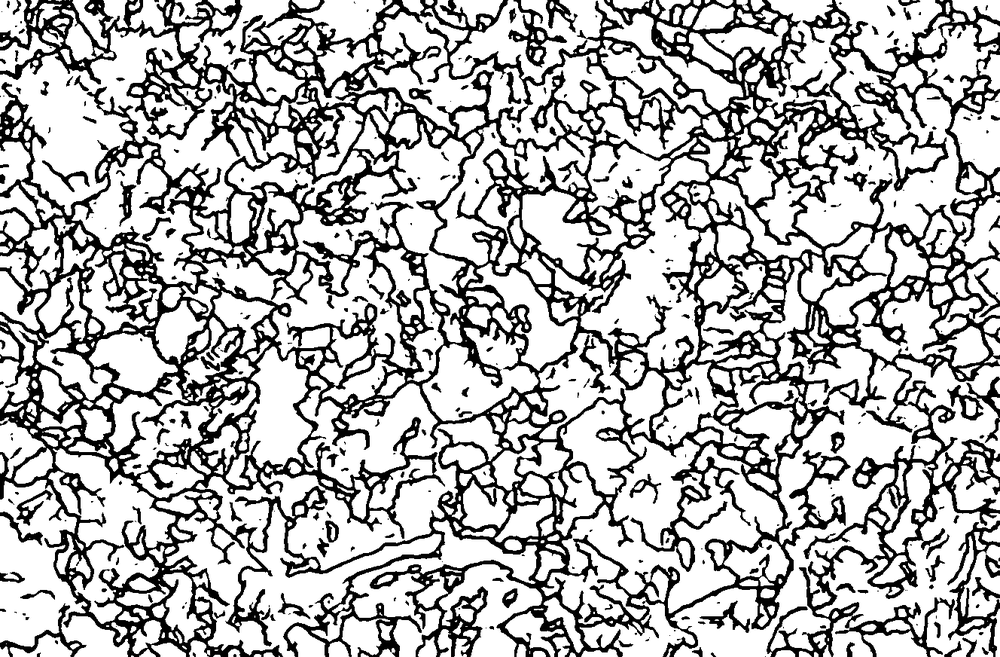
#> input picture Data/clemex_full_predictions/10.png, 1000 x 657 px, shrunk from 1328 x 872 before the run
$ python non_overlapping_crops.py --image_dir Data/clemex_full_predictions --output_dir out --gt_image_dir Data/clemex_full_predictions
#> lines starting #> are read from the running program, lines starting #| are printed output that depends on the picture
import cv2
import os
from collections import defaultdict
import argparse

def extract_info_from_filename(filename):
    #Extract model name and coordinates from the filename
    try:
        parts = filename.split('-')
        modelname = parts[0]
        x = int(parts[1])
        y = int(parts[2])
        dx = int(parts[3])
        dy = int(parts[4].split('.')[0])
        return modelname, x, y, dx, dy
    except Exception as e:
        print(f"Error parsing filename {filename}: {e}")
        return None, None, None, None, None

def parse_gt_files(gt_image_dir):
    # Parse ground truth files to extract zones
#> called with gt_image_dir = 'Data/clemex_full_predictions'
    gt_zones = defaultdict(set)
    gt_files = [f for f in os.listdir(gt_image_dir) if f.endswith('.png')]
    for f in gt_files:
        modelname, x, y, dx, dy = extract_info_from_filename(f)
        if None not in (modelname, x, y, dx, dy):
            gt_zones[modelname].add((x, y))
    return gt_zones

def x_y_in_gt(x, y, delta, gt_zones, modelname):
    #Check if the given coordinates overlap with ground truth zones.
    for (x_gt, y_gt) in gt_zones[modelname]:
        if (x <= x_gt <= x + delta) and (y <= y_gt <= y + delta):
            return True
    return False

def crop_images(image_dir, output_dir, zone_size=(256, 256), gt_image_dir='/Users/inbal/Desktop/Metallography_2/MLography/Segmentation/unet/data/squares_128/train/inv_label'):
    #Crop images into smaller zones while avoiding specified ground truth zones.
    if not os.path.exists(output_dir):
        os.makedirs(output_dir)

    # Parse ground truth files
    gt_zones = parse_gt_files(gt_image_dir)

    # List all files in the directory
    files = [f for f in os.listdir(image_dir) if f.endswith('.png')]
    print(f"Total files found: {len(files)}")

    crop_counts = defaultdict(int)

    for filename in files:
        img_path = os.path.join(image_dir, filename)
        img = cv2.imread(img_path)
#> img is the input picture: shape (657, 1000, 3); min 0, max 255, mean 180.7
        if img is None:
            print(f"Failed to load image: {img_path}")
            continue

        img_height, img_width = img.shape[:2]
#> img_height = 657; img_width = 1000
        modelname = filename.split('.')[0]

        for y in range(0, img_height, zone_size[1]):
            for x in range(0, img_width, zone_size[0]):
                if crop_counts[modelname] >= 4:
                    break  # Stop after getting 4 crops per model

                if x_y_in_gt(x, y, zone_size[0], gt_zones, modelname):
                    print(f"Skipping zone {modelname}-{x}-{y} as it overlaps with GT zones.")
                    continue  # Skip this zone if it overlaps with any GT zones

                crop_img = img[y:y + zone_size[1], x:x + zone_size[0]]
                if crop_img.shape[0] != zone_size[1] or crop_img.shape[1] != zone_size[0]:
                    continue  # Skip incomplete zones

                output_filename = f"{modelname}-{x}-{y}.png"
                output_path = os.path.join(output_dir, output_filename)
                cv2.imwrite(output_path, crop_img)
                crop_counts[modelname] += 1
                print(f"Saved {output_path}")
#> this loop made 3 passes
#> pass 1, in crop_images, `cv2.imwrite(output_path, crop_img)`:
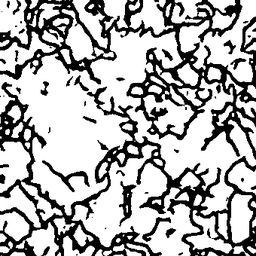
#> saved as 10-0-0.png: shape (256, 256, 3); min 0, max 255, mean 177.8
#> pass 1, in crop_images, `cv2.imwrite(output_path, crop_img)`:
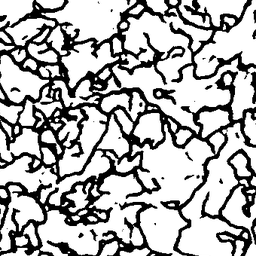
#> saved as 10-256-0.png: shape (256, 256, 3); min 0, max 255, mean 177.7
#> pass 1, in crop_images, `cv2.imwrite(output_path, crop_img)`:
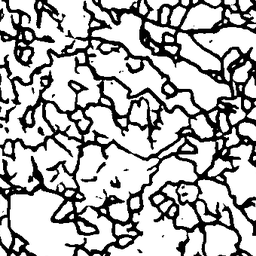
#> saved as 10-512-0.png: shape (256, 256, 3); min 0, max 255, mean 178
#> pass 2, in crop_images, `cv2.imwrite(output_path, crop_img)`:
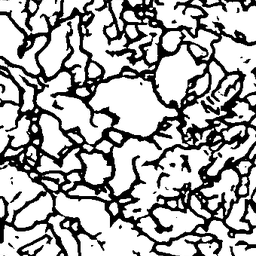
#> saved as 10-0-256.png: shape (256, 256, 3); min 0, max 255, mean 171.7
#> after the loop, crop_counts = {'10': 4}
#> pass 2 of the loop in crop_images, `for filename in files:`:
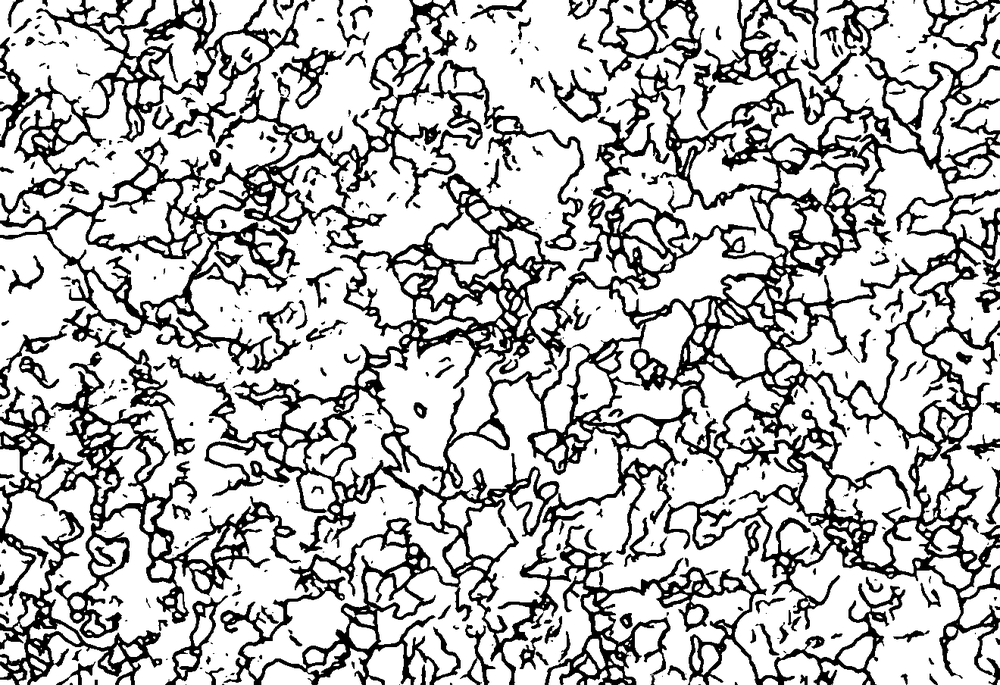
#> input picture Data/clemex_full_predictions/12.png, 1000 x 685 px, shrunk from 1320 x 904 before the run
#> in crop_images, img is the input picture: shape (685, 1000, 3); min 0, max 255, mean 188.3
#> the loop in crop_images, `for y in range(0, img_height, zone_size[1]):` made 3 passes
#> pass 1, in crop_images, `cv2.imwrite(output_path, crop_img)`:
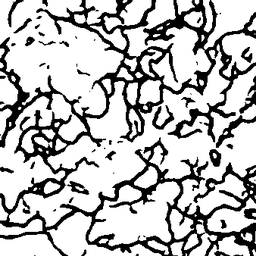
#> saved as 12-0-0.png: shape (256, 256, 3); min 0, max 255, mean 187.7
#> pass 2, in crop_images, `cv2.imwrite(output_path, crop_img)`:
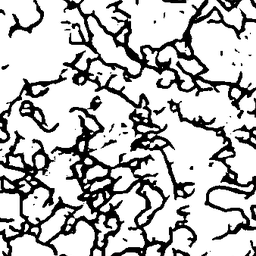
#> saved as 12-0-256.png: shape (256, 256, 3); min 0, max 255, mean 188.7
#> after the loop in crop_images, `for y in range(0, img_height, zone_size[1]):`: crop_counts = {'10': 4, '12': 4}

def main():
    # Parse command-line arguments
    parser = argparse.ArgumentParser(description="Crop images while avoiding specified ground truth zones.")
    parser.add_argument('--image_dir', type=str, required=True, help='Directory containing images to be cropped.')
    parser.add_argument('--output_dir', type=str, required=True, help='Directory to save cropped images.')
    parser.add_argument('--zone_size', type=int, nargs=2, default=(256, 256), help='Size of the cropping zone (width, height).')
    parser.add_argument('--gt_image_dir', type=str, required=True, help='Directory containing ground truth images.')
    args = parser.parse_args()
    crop_images(args.image_dir, args.output_dir, zone_size=tuple(args.zone_size), gt_image_dir=args.gt_image_dir)

if __name__ == "__main__":
    main()
